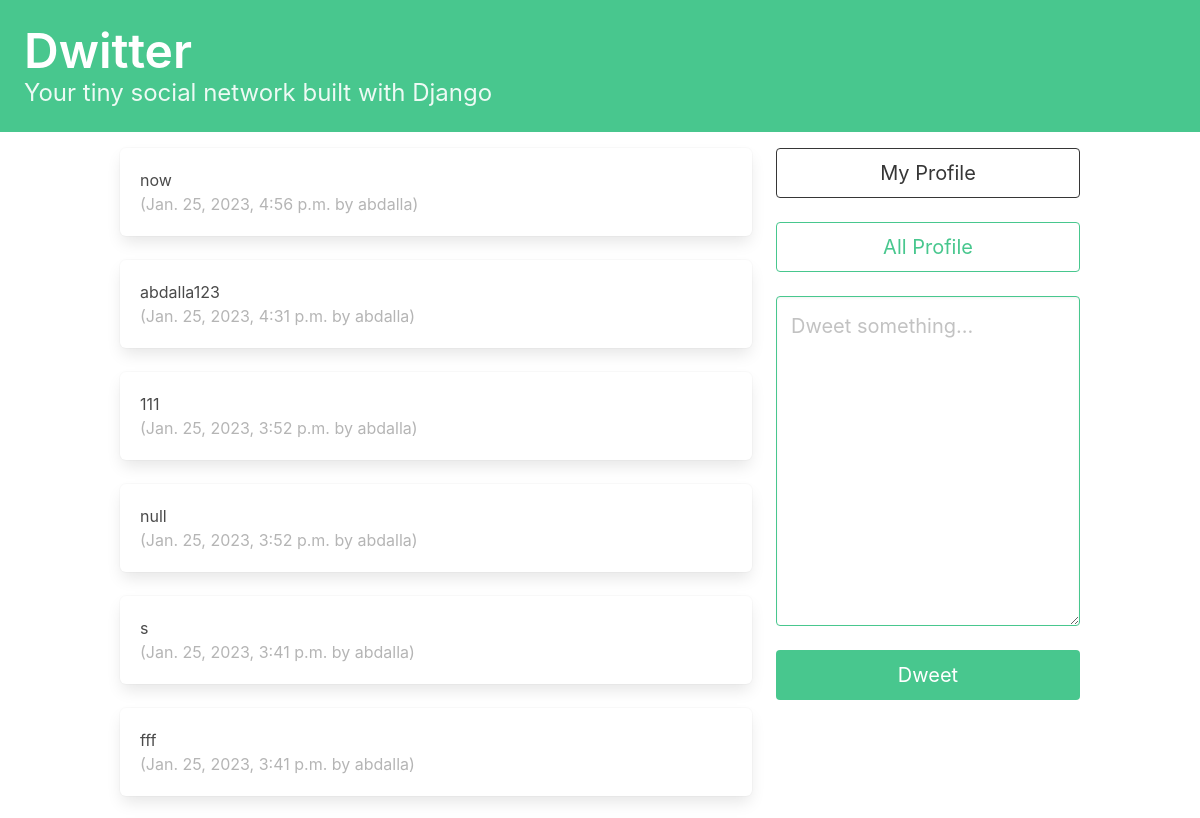
Before: / (signed in, upper part) with the older database file.
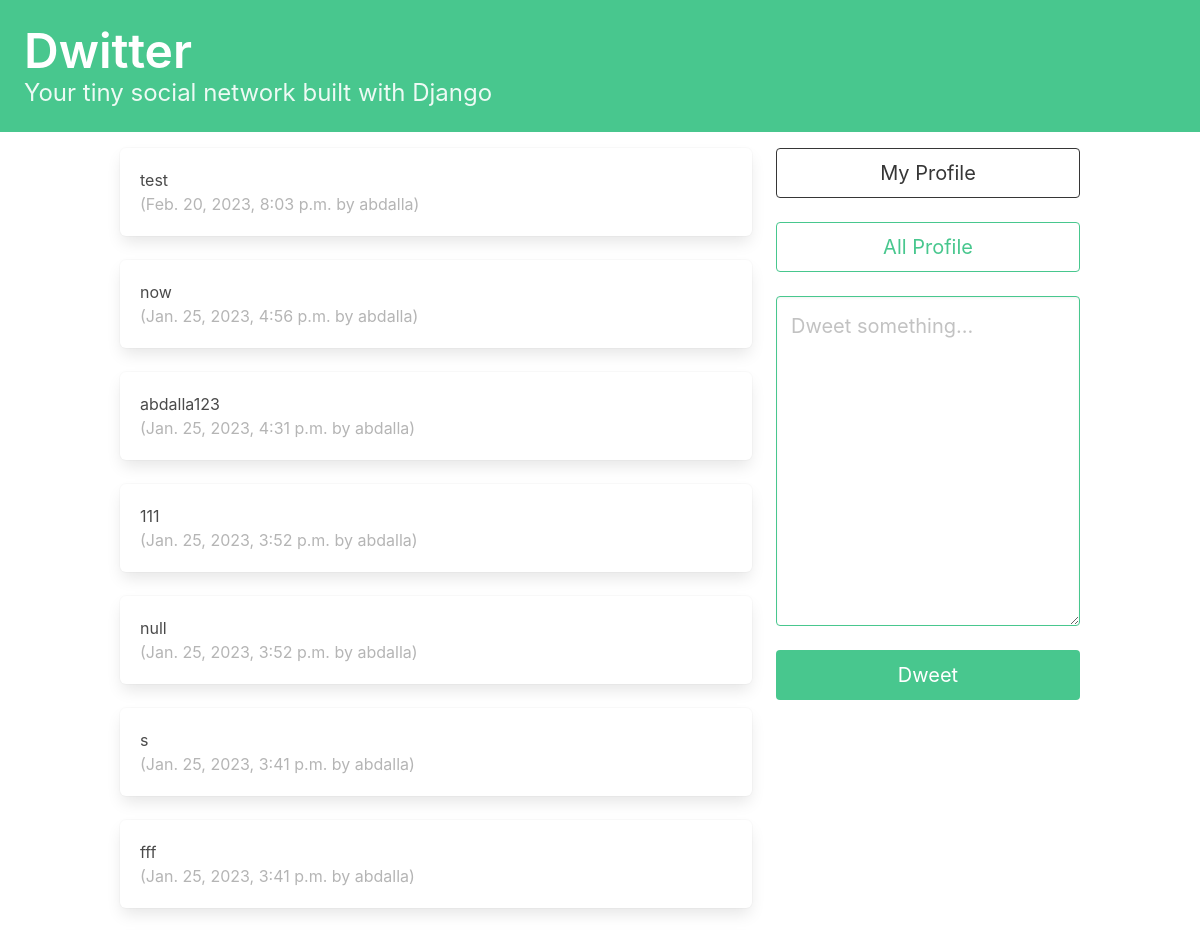
After: the same page with the newer database file.
### dwitter/models.py (models this page shows, shortened)
class Dweet(models.Model):
    user = models.ForeignKey(User, related_name="dweets", on_delete=models.DO_NOTHING)
    body = models.TextField()
    created_at = models.DateTimeField(auto_now_add=True)

### dwitter/views.py (the view)
# urls.py: path("", views.dashboard, name="dashboard"),
@login_required
def dashboard(request):
    form = DweetForm(request.POST or None)
    if request.method == 'POST':
        if form.is_valid():
            dweet = form.save(commit=False)
            dweet.user = request.user
            dweet.save()
            return redirect('dwitter:dashboard')
    follow_dweets = Dweet.objects.filter(user__profile__in = request.user.profile.follows.all()).order_by('-created_at')
    return render(request, "dwitter/dashboard.html", {"form": form,"dweets":follow_dweets})

### dwitter/forms.py
class DweetForm(forms.ModelForm):
    body = forms.CharField(
    required=True,
    widget=forms.widgets.Textarea(
    attrs={
        "placeholder": "Dweet something...",
        "class": "textarea is-success is-medium",
        }
    ),
    label="",
    )
    class Meta:
        model = Dweet
        exclude = ("user",)

### dwitter/templates/dwitter/dashboard.html (shortened to what this page needs)
{% extends 'base.html' %}
{% block content %}
<div class="column">
        {% for dweet in dweets %}
        <div class="box">
            {{ dweet.body }}
            <br/>
            <span class="is-small has-text-grey-light">
                ({{ dweet.created_at }} by {{ dweet.user.username }})
            </span>
        </div>
    {% endfor %}
</div>
<div class="column is-one-third">
    <a href="{% url 'dwitter:profile' user.profile.id %}" class="button is-dark is-outlined is-fullwidth is-medium mb-5"> My Profile</a>
    <a href="{% url 'dwitter:profile_list'%}" class="button is-success  is-outlined is-fullwidth is-medium mb-5"> All Profile</a>
    <form method="post">
        {{ form.as_p }}
        <button class="button is-success is-fullwidth is-medium mt-5" type="submit">Dweet
        </button>
    </form>
</div>
{% endblock content %}

Changed rows visible on the page:
added Dweet: body "test", created_at "Feb. 20, 2023, 8:03 p.m.", user.username "abdalla"
